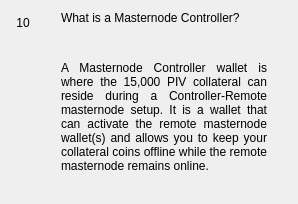
                  <widget class="QWidget" name="widgetFaq10" native="true">
                   <layout class="QHBoxLayout" name="horizontalpage_10" stretch="0,1">
                    <item alignment="Qt::AlignTop">
                     <widget class="QLabel" name="labelNumber10">
                      <property name="minimumSize">
                       <size>
                        <width>24</width>
                        <height>24</height>
                       </size>
                      </property>
                      <property name="maximumSize">
                       <size>
                        <width>16777215</width>
                        <height>24</height>
                       </size>
                      </property>
                      <property name="text">
                       <string>10</string>
                      </property>
                      <property name="alignment">
                       <set>Qt::AlignCenter</set>
                      </property>
                     </widget>
                    </item>
                    <item>
                     <layout class="QVBoxLayout" name="verticalLayoutpage_10">
                      <property name="leftMargin">
                       <number>20</number>
                      </property>
                      <property name="rightMargin">
                       <number>20</number>
                      </property>
                      <item>
                       <widget class="QLabel" name="labelSubtitle10">
                        <property name="text">
                         <string>What is a Masternode Controller?</string>
                        </property>
                        <property name="wordWrap">
                         <bool>true</bool>
                        </property>
                       </widget>
                      </item>
                      <item>
                       <spacer name="verticalSpacer_100">
                        <property name="orientation">
                         <enum>Qt::Vertical</enum>
                        </property>
                        <property name="sizeType">
                         <enum>QSizePolicy::Fixed</enum>
                        </property>
                        <property name="sizeHint" stdset="0">
                         <size>
                          <width>20</width>
                          <height>30</height>
                         </size>
                        </property>
                       </spacer>
                      </item>
                      <item>
                       <widget class="QLabel" name="labelContent10">
                        <property name="text">
                         <string>&lt;html&gt;&lt;head/&gt;&lt;body&gt;&lt;p align=&quot;justify&quot;&gt;A Masternode Controller wallet is where the 15,000 PIV collateral can reside during a Controller-Remote masternode setup. It is a wallet that can activate the remote masternode wallet(s) and allows you to keep your collateral coins offline while the remote masternode remains online. &lt;/p&gt;&lt;/body&gt;&lt;/html&gt;</string>
                        </property>
                        <property name="alignment">
                         <set>Qt::AlignLeading|Qt::AlignLeft|Qt::AlignTop</set>
                        </property>
                        <property name="wordWrap">
                         <bool>true</bool>
                        </property>
                       </widget>
                      </item>
                      <item>
                       <spacer name="verticalSpacer_92">
                        <property name="orientation">
                         <enum>Qt::Vertical</enum>
                        </property>
                        <property name="sizeHint" stdset="0">
                         <size>
                          <width>20</width>
                          <height>20</height>
                         </size>
                        </property>
                       </spacer>
                      </item>
                     </layout>
                    </item>
                   </layout>
                  </widget>
